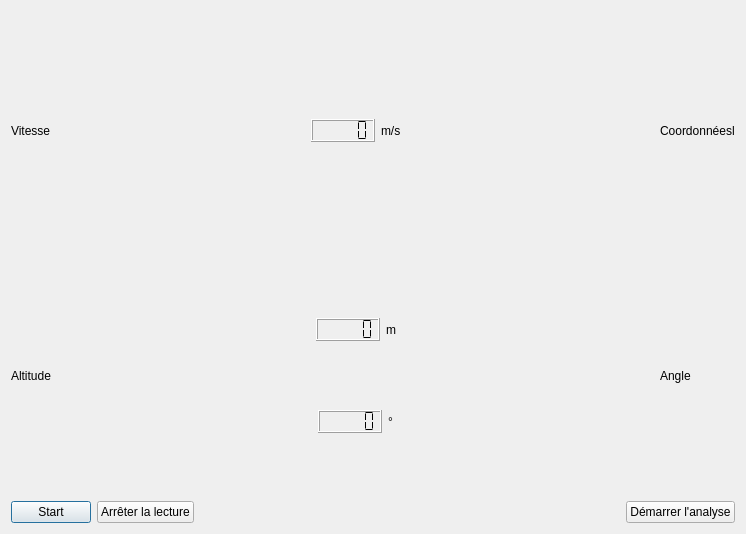
<?xml version="1.0" encoding="UTF-8"?>
<ui version="4.0">
 <class>Dialog</class>
 <widget class="QDialog" name="Dialog">
  <property name="geometry">
   <rect>
    <x>0</x>
    <y>0</y>
    <width>746</width>
    <height>534</height>
   </rect>
  </property>
  <property name="windowTitle">
   <string>Dialog</string>
  </property>
  <layout class="QGridLayout" name="gridLayout">
   <item row="0" column="1">
    <layout class="QVBoxLayout" name="vSpeedLayout">
     <item>
      <spacer name="verticalSpacer_5">
       <property name="orientation">
        <enum>Qt::Vertical</enum>
       </property>
       <property name="sizeHint" stdset="0">
        <size>
         <width>20</width>
         <height>40</height>
        </size>
       </property>
      </spacer>
     </item>
     <item>
      <layout class="QHBoxLayout" name="hSpeedLayout">
       <item>
        <spacer name="horizontalSpacer_2">
         <property name="orientation">
          <enum>Qt::Horizontal</enum>
         </property>
         <property name="sizeHint" stdset="0">
          <size>
           <width>40</width>
           <height>20</height>
          </size>
         </property>
        </spacer>
       </item>
       <item>
        <widget class="QLCDNumber" name="speedLCD">
         <property name="styleSheet">
          <string notr="true">QLCDNumber{
    color: rgb(0, 0, 0);    
}</string>
         </property>
         <property name="smallDecimalPoint">
          <bool>false</bool>
         </property>
         <property name="segmentStyle">
          <enum>QLCDNumber::Flat</enum>
         </property>
        </widget>
       </item>
       <item>
        <widget class="QLabel" name="speedLabel">
         <property name="text">
          <string>m/s</string>
         </property>
        </widget>
       </item>
       <item>
        <spacer name="horizontalSpacer_13">
         <property name="orientation">
          <enum>Qt::Horizontal</enum>
         </property>
         <property name="sizeHint" stdset="0">
          <size>
           <width>40</width>
           <height>20</height>
          </size>
         </property>
        </spacer>
       </item>
      </layout>
     </item>
     <item>
      <spacer name="verticalSpacer_4">
       <property name="orientation">
        <enum>Qt::Vertical</enum>
       </property>
       <property name="sizeHint" stdset="0">
        <size>
         <width>20</width>
         <height>40</height>
        </size>
       </property>
      </spacer>
     </item>
    </layout>
   </item>
   <item row="1" column="1">
    <layout class="QGridLayout" name="instantSpeedAngleLay">
     <item row="1" column="0">
      <layout class="QHBoxLayout" name="instantHeightLay">
       <item>
        <spacer name="horizontalSpacer_7">
         <property name="orientation">
          <enum>Qt::Horizontal</enum>
         </property>
         <property name="sizeHint" stdset="0">
          <size>
           <width>40</width>
           <height>20</height>
          </size>
         </property>
        </spacer>
       </item>
       <item>
        <widget class="QLCDNumber" name="heightLCD">
         <property name="segmentStyle">
          <enum>QLCDNumber::Flat</enum>
         </property>
        </widget>
       </item>
       <item>
        <widget class="QLabel" name="heightLabel">
         <property name="text">
          <string>m</string>
         </property>
        </widget>
       </item>
       <item>
        <spacer name="horizontalSpacer_14">
         <property name="orientation">
          <enum>Qt::Horizontal</enum>
         </property>
         <property name="sizeHint" stdset="0">
          <size>
           <width>40</width>
           <height>20</height>
          </size>
         </property>
        </spacer>
       </item>
      </layout>
     </item>
     <item row="0" column="0">
      <spacer name="verticalSpacer">
       <property name="orientation">
        <enum>Qt::Vertical</enum>
       </property>
       <property name="sizeHint" stdset="0">
        <size>
         <width>20</width>
         <height>40</height>
        </size>
       </property>
      </spacer>
     </item>
     <item row="3" column="0">
      <layout class="QHBoxLayout" name="instantAngleLay">
       <item>
        <spacer name="horizontalSpacer_8">
         <property name="orientation">
          <enum>Qt::Horizontal</enum>
         </property>
         <property name="sizeHint" stdset="0">
          <size>
           <width>40</width>
           <height>20</height>
          </size>
         </property>
        </spacer>
       </item>
       <item>
        <widget class="QLCDNumber" name="angleLCD">
         <property name="segmentStyle">
          <enum>QLCDNumber::Flat</enum>
         </property>
        </widget>
       </item>
       <item>
        <widget class="QLabel" name="angleLabel">
         <property name="text">
          <string>°</string>
         </property>
        </widget>
       </item>
       <item>
        <spacer name="horizontalSpacer_15">
         <property name="orientation">
          <enum>Qt::Horizontal</enum>
         </property>
         <property name="sizeHint" stdset="0">
          <size>
           <width>40</width>
           <height>20</height>
          </size>
         </property>
        </spacer>
       </item>
      </layout>
     </item>
     <item row="2" column="0">
      <spacer name="verticalSpacer_2">
       <property name="orientation">
        <enum>Qt::Vertical</enum>
       </property>
       <property name="sizeHint" stdset="0">
        <size>
         <width>20</width>
         <height>40</height>
        </size>
       </property>
      </spacer>
     </item>
     <item row="4" column="0">
      <spacer name="verticalSpacer_3">
       <property name="orientation">
        <enum>Qt::Vertical</enum>
       </property>
       <property name="sizeHint" stdset="0">
        <size>
         <width>20</width>
         <height>40</height>
        </size>
       </property>
      </spacer>
     </item>
    </layout>
   </item>
   <item row="2" column="0" colspan="3">
    <layout class="QHBoxLayout" name="AnalysisLayout">
     <item>
      <widget class="QPushButton" name="startButton">
       <property name="text">
        <string>Start</string>
       </property>
      </widget>
     </item>
     <item>
      <widget class="QPushButton" name="stopButton">
       <property name="text">
        <string>Arrêter la lecture</string>
       </property>
      </widget>
     </item>
     <item>
      <spacer name="horizontalSpacer">
       <property name="orientation">
        <enum>Qt::Horizontal</enum>
       </property>
       <property name="sizeHint" stdset="0">
        <size>
         <width>40</width>
         <height>20</height>
        </size>
       </property>
      </spacer>
     </item>
     <item>
      <widget class="QPushButton" name="analyseButton">
       <property name="text">
        <string>Démarrer l'analyse</string>
       </property>
      </widget>
     </item>
    </layout>
   </item>
   <item row="0" column="2">
    <layout class="QVBoxLayout" name="mapLayout">
     <item>
      <widget class="QLabel" name="mapGraphLab">
       <property name="text">
        <string>Coordonnéesl</string>
       </property>
      </widget>
     </item>
    </layout>
   </item>
   <item row="1" column="2">
    <layout class="QVBoxLayout" name="angleLayout">
     <item>
      <widget class="QLabel" name="angleGraphLab">
       <property name="text">
        <string>Angle</string>
       </property>
      </widget>
     </item>
    </layout>
   </item>
   <item row="1" column="0">
    <layout class="QVBoxLayout" name="heightLayout">
     <item>
      <widget class="QLabel" name="heightGraphLab">
       <property name="text">
        <string>Altitude</string>
       </property>
      </widget>
     </item>
    </layout>
   </item>
   <item row="0" column="0">
    <layout class="QVBoxLayout" name="speedLayout">
     <item>
      <widget class="QLabel" name="speedGraphLab">
       <property name="text">
        <string>Vitesse</string>
       </property>
      </widget>
     </item>
    </layout>
   </item>
  </layout>
 </widget>
 <resources/>
 <connections/>
</ui>
